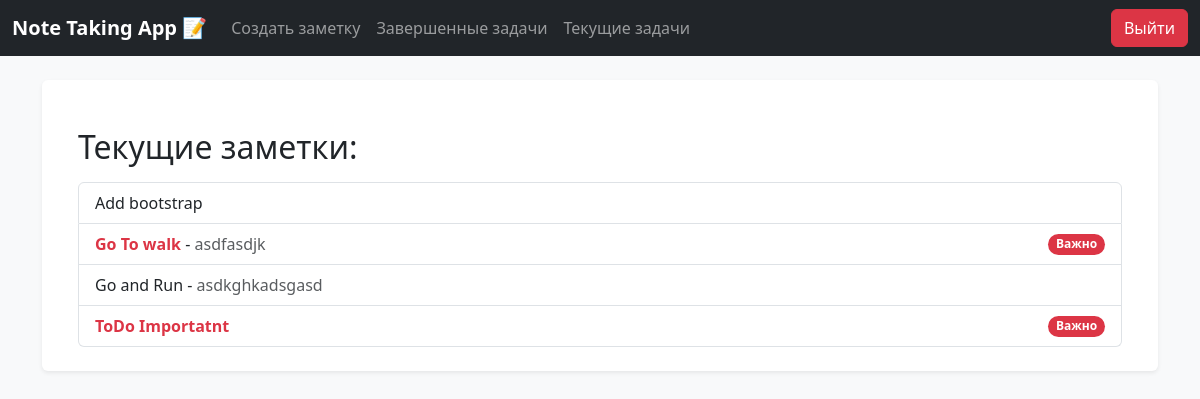
Page /current/ (signed in) on the earlier database version.
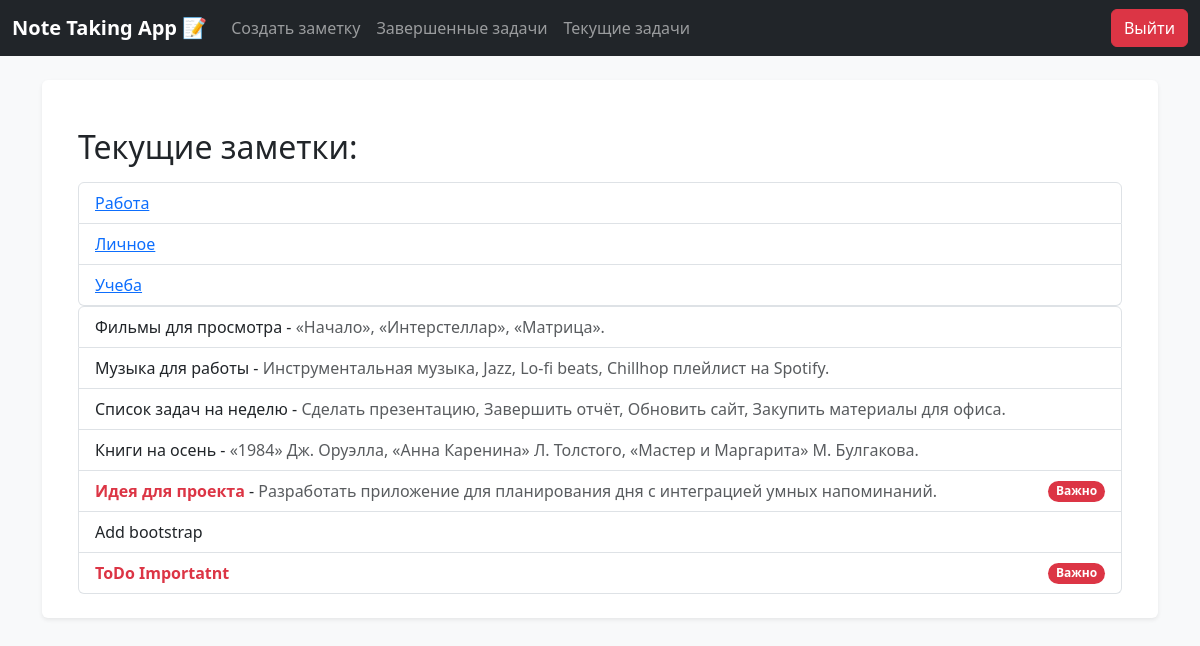
Same page on the later database version.
### todo/models.py (models this page shows, shortened)
class Todo(models.Model):
    title = models.CharField(max_length=256, verbose_name='Название заметки')
    content = models.TextField(blank=True, verbose_name='Содержание')
    time_create = models.DateTimeField(auto_now_add=True, verbose_name='Время создания')
    time_done = models.DateTimeField(null=True, blank=True, verbose_name='Время завершения')
    time_update = models.DateTimeField(auto_now=True, verbose_name='Время обновления')
    important = models.BooleanField(default=False, verbose_name='Важно')
    user = models.ForeignKey(User, on_delete=models.CASCADE)
    category = models.ForeignKey('Categories', on_delete=models.PROTECT,null=True, blank=True, verbose_name='Категория')
    class Meta:
        ordering = ['-time_create']
        indexes = [
            models.Index(fields=['-time_create'])
        ]

class Categories(models.Model):
    name = models.CharField(max_length=100, db_index=True, verbose_name='Наименование категории')
    slug = models.SlugField(max_length=255, unique=True, db_index=True)

### todo/views.py (the view)
# urls.py: path('current/', views.currenttodo, name='currenttodo'),
@login_required
def currenttodo(request):
    todos = Todo.objects.filter(user=request.user, time_done__isnull=True)
    notes = Todo.objects.filter(user=request.user)
    data = {
        'todos': todos,
        'notes': notes
    }
    return render(request, 'todo/currenttodo.html', data)

### todo/templatetags/custom_filters.py (called while the page is built)
@register.inclusion_tag('todo/categories.html')
def categories(cat_selected = 0):
    cats  = Categories.objects.all()
    return {"cats": cats, 'cat_selected':cat_selected}

### todo/templates/todo/currenttodo.html
{% extends 'base.html' %}
{% load custom_filters %}
{% block content %}
<div class="container mt-4">
    <h2 class="mb-3">Текущие заметки: {{ tasks }}</h2>
<div class="categories-list"> {% categories cat_selected %}</div>
    <ul class="list-group">
        {% for todo in notes %}
        <li class="list-group-item d-flex justify-content-between align-items-center">
            <div>
                <a href="{% url 'todoread' todo.id %}" class="text-decoration-none text-dark">
                    {% if todo.important %}
                        <strong><span class="text-danger">{{ todo.title }}</span></strong>
                    {% else %}
                        {{ todo.title }}
                    {% endif %}
                    {% if todo.content %}
                        - <span class="text-muted">{{ todo.content }}</span>
                    {% endif %}
                </a>
            </div>
            {% if todo.important %}
            <span class="badge bg-danger rounded-pill">Важно</span>
            {% endif %}
        </li>
        {% endfor %}
    </ul>
</div>
{% endblock %}

### todo/templates/todo/categories.html
<ul class="list-group">
    {% for cat in cats %}
        <li class="list-group-item {% if cat.pk == cat_selected %}{% endif %}">
            <a href="{% url 'category_name' cat.slug %}">
                {{ cat.name }}
            </a>
        </li>
    {% endfor %}
</ul>

Differences in the rows shown:
removed Todo: title "Go To walk", content "asdfasdjk", important "Важно"
removed Todo: title "Go and Run", content "asdkghkadsgasd"
now on this page (row unchanged): Categories: name "Работа"
now on this page (row unchanged): Categories: name "Личное"
now on this page (row unchanged): Categories: name "Учеба"
added Todo: title "Фильмы для просмотра", content "«Начало», «Интерстеллар», «Матрица»."
added Todo: title "Музыка для работы", content "Инструментальная музыка, Jazz, Lo-fi beats, Chillhop плейлист на Spotify."
added Todo: title "Список задач на неделю", content "Сделать презентацию, Завершить отчёт, Обновить сайт, Закупить материалы для офиса."
added Todo: title "Книги на осень", content "«1984» Дж. Оруэлла, «Анна Каренина» Л. Толстого, «Мастер и Маргарита» М. Булгакова."
added Todo: title "Идея для проекта", content "Разработать приложение для планирования дня с интеграцией умных напоминаний.", important "Важно"
